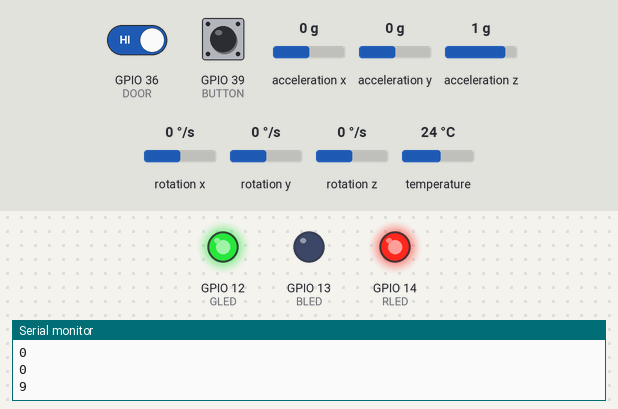
The sketch below on a simulated ESP32. On the bench: output pins drawn as LEDs (lit = HIGH), the last lines printed to the serial monitor. Dashed ring = blinking. The inputs (shaded band) are chosen by the test bench; at power-on: acceleration x 0 g, GPIO 36 (DOOR) HIGH, GPIO 39 (BUTTON) LOW, acceleration y 0 g, acceleration z 1 g, rotation x 0 °/s, rotation y 0 °/s, rotation z 0 °/s, temperature 24 °C. Storage starts empty; the modem accepts every AT command (registered, SIM ready, sends succeed) and sends nothing else.

Above: at 0.2 s.
At 11.4 s:
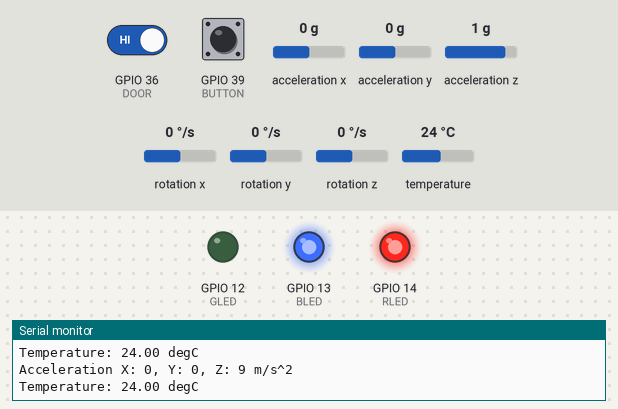
11.5 s: acceleration x set to -0.3 g
At 13.91 s:
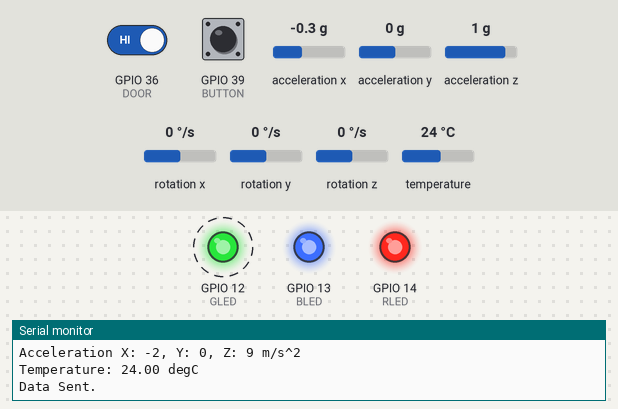
14.6 s: GPIO 36 (DOOR) driven LOW
17.7 s: GPIO 39 (BUTTON) pulled HIGH for 1 s
21.8 s: GPIO 36 (DOOR) driven HIGH and GPIO 39 (BUTTON) driven HIGH
Timing chart, 0 to 24.8 s (numbered marks = the images above; inputs shaded):
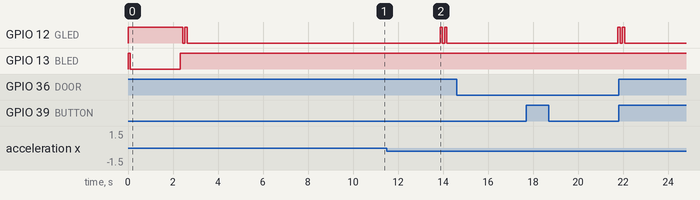

The sketch:

esp32_gsm_rtos_test_4.ino
```cpp
#include "ESP32_SPIFFS.h"
#include <HardwareSerial.h>
#include <Adafruit_MPU6050.h>
#include <Adafruit_Sensor.h>
#include <Wire.h>

/* RTOS Macros */
#define mainAuto_RELOAD_TIMER_PERIOD  pdMS_TO_TICKS(1000)

/* Macros */
#define LED 2
#define RLED  14
#define GLED  12
#define BLED  13
#define DOOR 36
#define BUTTON 39


/* Hardware serial pins */
#define RXD2 16
#define TXD2 17


/* SPIFFS variables */
String SPIFF_dataItem;
//String number_data;


/* flags */
char doorFlag = -1;
int counter = 0;
bool movement_flag = 0;
bool BlockFlag = 1;


/* Millis */
unsigned long previousTime = 0;
unsigned long currentTime;


/* SIM800L variables */
char* send_data;
String message;
String phonenumber;
char pnumber[14];


/* MPU6050 */
Adafruit_MPU6050 mpu;
sensors_event_t a, g, temp;
int accX, accY, accZ;


/* Functions */
void led(bool R, bool G, bool B);
void Send_Data(char* number, char* message);
void ReceiveMode();


/************ Rtos varisbles *************/

/* task handle variables */
TaskHandle_t task1_handle;
TaskHandle_t task2_handle;
TaskHandle_t task3_handle;
TaskHandle_t task4_handle;
TaskHandle_t task5_handle;

/* queue handle variables */
QueueHandle_t send_queue;

/* Timer handle variable */
TimerHandle_t xAutoReloadTimer;

/* task handlers*/
void door_Task(void *pvParameters);
void send_Task(void *pvParameters);
void button_Task(void *pvParameters);
void recv_Task(void *pvParameters);
void move_Task(void *pvParameters);


/**************** Setup *******************/

void setup()
{

  /* GPIO setup */
  pinMode(DOOR, INPUT);
  pinMode(BUTTON, INPUT);
  pinMode(RLED, OUTPUT);
  pinMode(GLED, OUTPUT);
  pinMode(BLED, OUTPUT);

  /* UART Setup*/
  Serial.begin(115200);                                         //Serial monitor
  Serial2.begin(9600, SERIAL_8N1, RXD2, TXD2);                  //Hardware serial for sim800l

  /* LED */
  led(0, 0, 0);
  delay(100);
  led(0, 0, 1);

  /* SPIFFS Setup */
  if (!SPIFFS.begin())
  {
    Serial.println("SPIFFS Mounting Failed");
    while (1)
    {
      Serial.print("*");
      delay(1000);
    }
  }

  /* MPU6050 Setup */
  if (!mpu.begin()) {
    Serial.println(" MPU6050 Failed ");
    while (1)
    {
      Serial.print("*");
      delay(1000);
    }
  }

  mpu.setAccelerometerRange(MPU6050_RANGE_8_G);                // set accelerometer range to +-8G
  mpu.setFilterBandwidth(MPU6050_BAND_21_HZ);                  // set filter bandwidth to 21 Hz

  Serial.println("Starting ...");

  mpu.getEvent(&a, &g, &temp);                                 // Storing the initial values
  accX = (int)(a.acceleration.x);
  Serial.println(accX);
  accY = (int)(a.acceleration.y);
  Serial.println(accY);
  accZ = (int)(a.acceleration.z);
  Serial.println(accZ);
  delay(100);

  /* Fetching Data from SPIFFS */
  SPIFF_dataItem = readFile(SPIFFS, "/data.txt");
  SPIFF_dataItem.trim();
  int strLen = SPIFF_dataItem.length() + 1;
  pnumber[strLen];
  SPIFF_dataItem.toCharArray(pnumber, strLen);
  Serial.println(pnumber);

  /* Queue */
  send_queue = xQueueCreate(10, sizeof(char*));

  if (send_queue == NULL)
  {
    Serial.println("Queue Creation Failed");
    while (1)
    {
      Serial.print("*");
      delay(1000);
    }
  }

  /* Timer */
  xAutoReloadTimer = xTimerCreate("Auto Reload",
                                  mainAuto_RELOAD_TIMER_PERIOD,
                                  pdTRUE,
                                  0,
                                  prvAutoReloadTimerCallback );
  if (xAutoReloadTimer == NULL)
  {
    Serial.println("Timer initialization failed");
    while (1)
    {
      Serial.print("*");
      delay(1000);
    }
  }

  /* Task */

  xTaskCreatePinnedToCore(
    door_Task,
    "Door Task",
    4096,
    NULL,
    1,
    &task1_handle,
    0);

  xTaskCreatePinnedToCore(
    send_Task,
    "Send Task",
    4096,
    NULL,
    1,
    &task2_handle,
    0);

  xTaskCreatePinnedToCore(
    button_Task,
    "Button Task",
    4096,
    NULL,
    1,
    &task3_handle,
    0);

  xTaskCreatePinnedToCore(
    move_Task,
    "Movement Task",
    4096,
    NULL,
    1,
    &task5_handle,
    1);

  delay(10000);
}

void loop()
{
  // Idle task
}


/* Task One*/
void door_Task(void *pvParameters)
{
  bool flag1 = 0;
  bool flag2 = 1;

  while (1)
  {
    if (digitalRead(DOOR) == LOW)
    {
      delay(500);
      if (flag1 == 0)
      {

        char msg[] = "Vault is Open";
        Serial.println(msg);
        char *pchar = msg;
        xQueueSend(send_queue, &pchar, portMAX_DELAY);

        doorFlag = 1;
        flag1 = 1;
        flag2 = 1;
      }
    }
    else if (digitalRead(DOOR) == HIGH)
    {
      delay(500);
      if (flag2 == 1)
      {
        char msg[] = "Vault is Closed";
        Serial.println(msg);
        char *pchar = msg;
        xQueueSend(send_queue, &pchar, portMAX_DELAY);

        doorFlag = 0;
        flag1 = 0;
        flag2 = 0;
      }
    }


  }
}


/* Task Two*/
void send_Task(void *pvParameters)
{
  bool flag1 = 0;
  bool flag2 = 1;
  char *Qdata;

  while (1)
  {
    if (xQueueReceive(send_queue, &Qdata, portMAX_DELAY) == pdPASS)
    {
      send_data = Qdata;
      Serial.println(send_data);
      Send_Data(pnumber, send_data);
    }
    delay(1000);
  }

  vTaskDelete( NULL );
}


/*Task Three*/
void button_Task(void *pvParameters)
{
  while (1)
  {
    if (digitalRead(BUTTON) == HIGH)
    {
      currentTime = xTaskGetTickCount();
      Serial.println("Press detected");

      if (currentTime - previousTime >= 1000)
      {
        delay(3000);
        while (digitalRead(BUTTON) == HIGH)
        {
          Serial.println("Long press detected");

          /* Suspending Other Tasks */
          vTaskSuspend(task1_handle);
          vTaskSuspend(task2_handle);
          vTaskSuspend(task5_handle);

          Serial.println("Other tasks suspended");
          delay(500);

          /* Task Four creation*/                                 //Creating New Task for receiving data
          xTaskCreatePinnedToCore(
            recv_Task,
            "Recv Task",
            4096,
            NULL,
            1,
            &task4_handle,
            0);

          Serial.println("New task created");
          previousTime = currentTime;
          break;
        }

      }
    }
    delay(1000);
  }
  vTaskDelete( NULL );
}

/* Task Four*/
void recv_Task(void* pvParameters)
{

  vTaskSuspend(task3_handle);                                     //Suspending task 3

  while (1)
  {
    delay(1000);
    while (Serial2.available() > 0)
    {
      message = Serial2.readString();                             //Reveiving data
      message.trim();
      Serial.println(message);

      if (message.indexOf("REGISTER*") > 0)                       //Registring phone number
      {
        phonenumber = message.substring(message.indexOf("\"") + 1, message.indexOf("\",\""));
        Serial.println(phonenumber);
        phonenumber.trim();
        Serial.println("message recieved");
        delay(500);

        if (SPIFF_dataItem != phonenumber)
        {
          writeFile(SPIFFS, "/data.txt", phonenumber.c_str());      //Saving Number in SPIFFS
          Serial.println("SPIFFS successfully updated");

          delay(5000);
          ESP.restart();
        }
        else
        {
          Serial.println("Same number");
          delay(5000);
          ESP.restart();
        }

      }
      else
      {
        Serial.println("No message");
        delay(5000);
        ESP.restart();
      }

    }

  }
  vTaskDelete( NULL );

}


/* Task Five */
void move_Task(void *pvParameter)
{

  while (1)
  {
    mpu.getEvent(&a, &g, &temp);
    Serial.print("Acceleration X: ");
    Serial.print((int)(a.acceleration.x));

    Serial.print(", Y: ");
    Serial.print((int)(a.acceleration.y));

    Serial.print(", Z: ");
    Serial.print((int)(a.acceleration.z));

    Serial.println(" m/s^2");
    Serial.print("Temperature: ");
    Serial.print(temp.temperature);
    Serial.println(" degC");


    if (accX != (int)(a.acceleration.x) || accY != (int)(a.acceleration.y) || accZ != (int)(a.acceleration.z))
    {
      movement_flag = 1;
    }
    else
    {
      movement_flag = 0;
    }

    if (BlockFlag == 1)
    {
      if (movement_flag == 1)
      {
        char msg[] = "Movement Detected";
        Serial.println(msg);
        char *pchar = msg;
        xQueueSend(send_queue, &pchar, portMAX_DELAY);

        BlockFlag = 0;
        if (xTimerStart( xAutoReloadTimer, portMAX_DELAY) == pdPASS)
          Serial.println("Timer start");
      }
    }

    if (counter == 30)
    {
      BlockFlag = 1;
      counter = 0;
      if (xTimerStop( xAutoReloadTimer, portMAX_DELAY) == pdPASS)
        Serial.println("Timer stop");
    }

    Serial.println("");
    delay(1000);
  }
  vTaskDelete( NULL );
}

/***************** Timer Callback function ***************/

static void prvAutoReloadTimerCallback( TimerHandle_t xTimer )
{
  counter = counter + 1;
  Serial.println(counter);
}

/****************** prv functions *****************/

/* Serial Communication */
void Serialcom()
{
  delay(500);
  while (Serial.available())
  {
    Serial2.write(Serial.read());
  }
  while (Serial2.available())
  {
    Serial.write(Serial2.read());
  }
}


/* Receive function */
void ReceiveMode()
{
  Serial.println("Recv mode");

  Serial2.println("AT");
  Serial2.println("AT+CMGF=1");
  Serial2.println("AT+CNMI=1,2,0,0,0");

  led(0, 0, 0);
  delay(1000);
  led(0, 0, 1);
}


/* Send function */
void Send_Data(char* number, char* message)
{
  Serial.println("Sending Data...");

  Serial2.print(F("AT+CMGF=1\r"));
  delay(100);

  Serial2.print(F("AT+CMGS=\""));
  Serial2.print(number);
  Serial2.print(F("\"\r"));
  delay(500);

  Serial2.print(message);
  Serial2.print("\r");
  delay(500);

  Serial2.print((char)26);
  delay(500);

  Serial2.println();

  Serial.println("Data Sent.");

  led(0, 0, 0);
  delay(100);
  led(0, 1, 0);
  delay(100);
  led(0, 0, 0);
  delay(100);
  led(0, 1, 0);
  delay(5000);
}


/* Led Function */

void led(bool R, bool G, bool B)
{
  digitalWrite(RLED, !R);
  digitalWrite(GLED, !G);
  digitalWrite(BLED, !B);
}
```

ESP32_SPIFFS.cpp
```cpp
#include "ESP32_SPIFFS.h"


String readFile(fs::FS &fs, const char * path) {
  Serial.printf("Reading file: %s\r\n", path);
  File file = fs.open(path, "r");
  if (!file || file.isDirectory()) {
    Serial.println("- empty file or failed to open file");
    return String();
  }
  Serial.println("- read from file:");
  String fileContent;
  while (file.available()) {
    fileContent += String((char)file.read());
  }
  //  Serial.println(fileContent);
  return fileContent;
}


void writeFile(fs::FS &fs, const char * path, const char * message) {
  Serial.printf("Writing file: %s\r\n", path);
  File file = fs.open(path, "w");
  if (!file) {
    Serial.println("- failed to open file for writing");
    return;
  }
  if (file.println(message)) {
    Serial.println("- file written");
  } else {
    Serial.println("- write failed");
  }
}

void appendFile(fs::FS &fs, const char * path, const char * message) {
  Serial.printf("appending file: %s\r\n", path);
  File file = fs.open(path, FILE_APPEND);
  if (!file) {
    Serial.println("- failed to open file for appending");
    return;
  }
  if (file.println(message)) {
    Serial.println("- file appended");
  } else {
    Serial.println("- append failed");
  }
}
```

ESP32_SPIFFS.h
```cpp
#ifndef ESP32_SPIFFS_h
#define ESP32_SPIFFS_h

#include <SPIFFS.h>

String readFile(fs::FS &fs, const char * path);
void writeFile(fs::FS &fs, const char * path, const char * message);
void appendFile(fs::FS &fs, const char * path, const char * message);


#endif
```

Measured:
- the behaviour switches between -0.1 and -0.2 g on acceleration x (found by bisection; images 1 and 2)
- after the input at 11.5 s, GPIO 12 (GLED): alternates HIGH for 0.10 s and LOW for 0.10 s, 4 changes in all, then stays LOW, starting after 2.4 s
